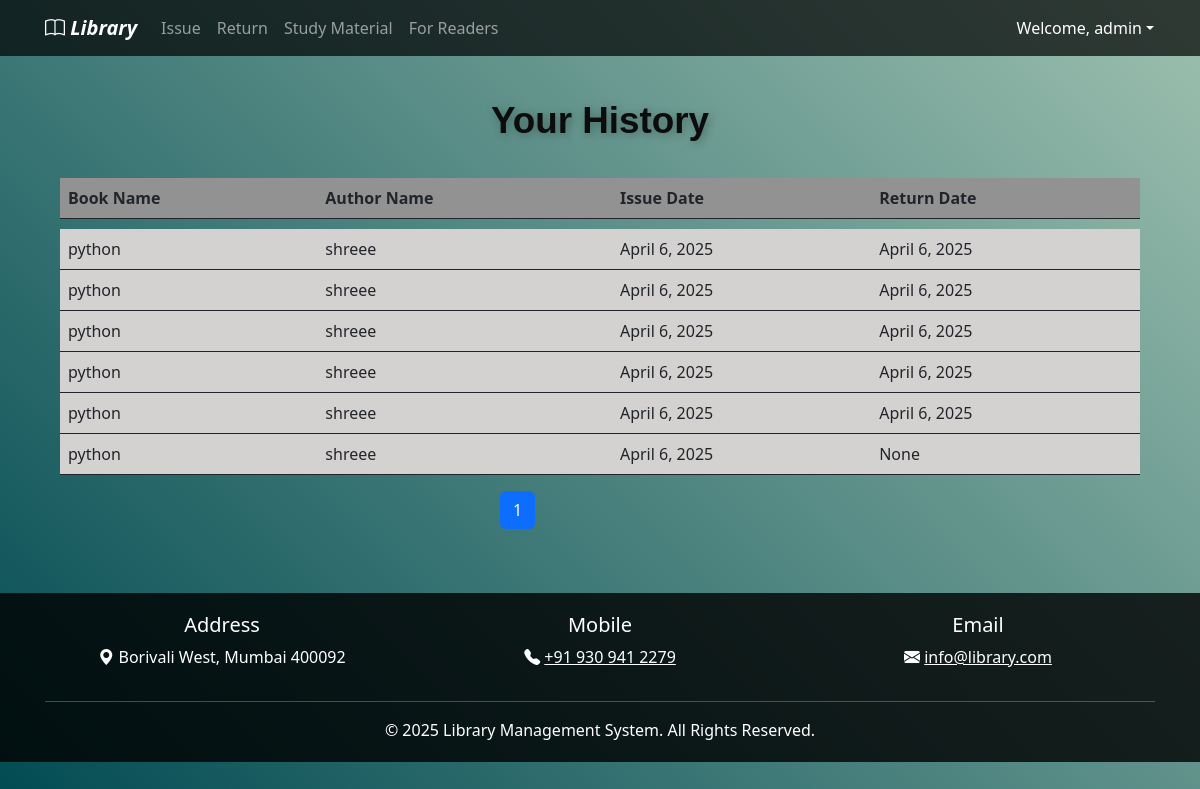
Before: /history (signed in) with the older database file.
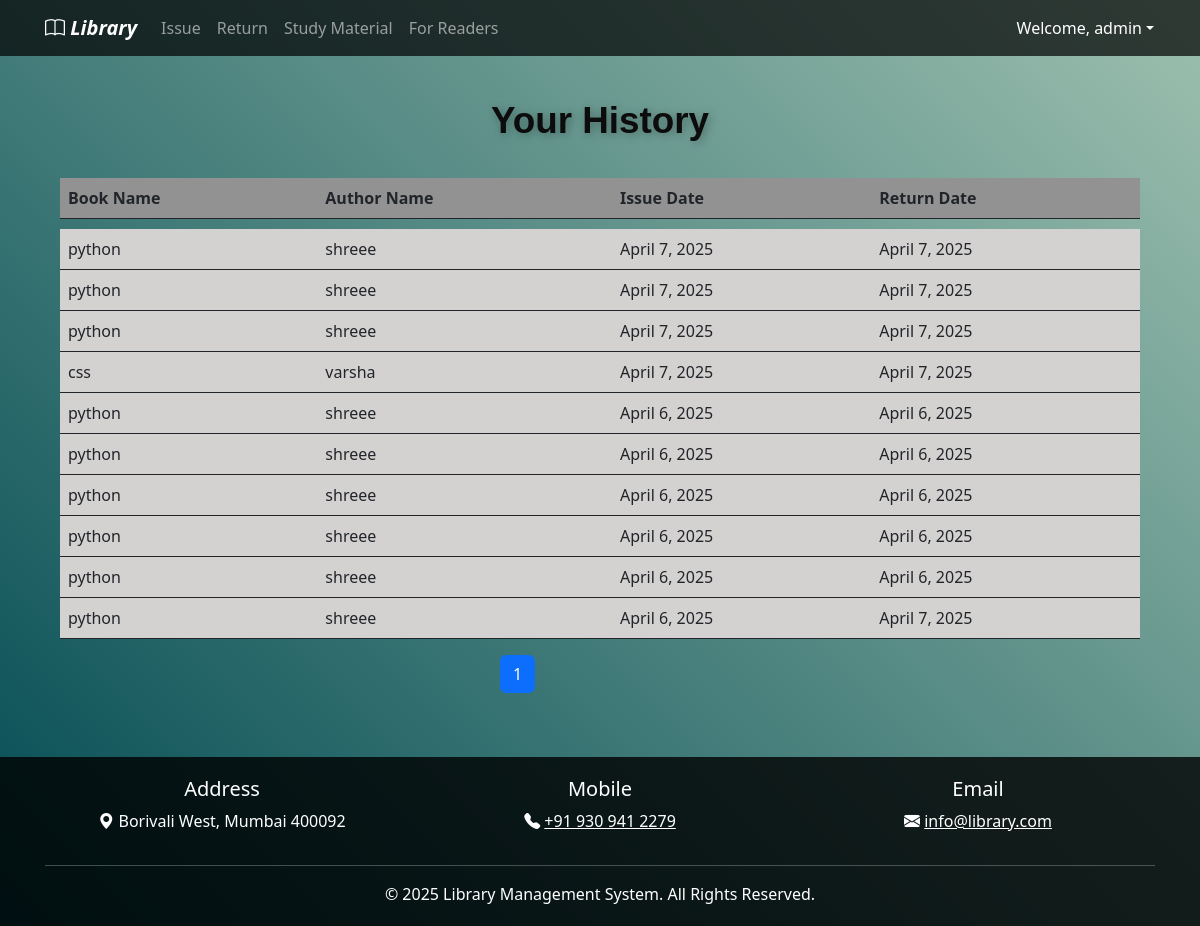
After: the same page with the newer database file.
### elibrary_app/models.py (models this page shows, shortened)
class IssuedItem(models.Model):
    book = models.ForeignKey(Book, on_delete=models.CASCADE)
    user = models.ForeignKey(User, on_delete=models.CASCADE)
    issue_date = models.DateField(default=date.today)
    expected_return_date=models.DateField()
    return_date = models.DateField(blank=True, null=True)
    @property
    def book_name(self):
        return self.book.book_name

class Book(models.Model):
    book_name = models.CharField(max_length=150)
    author_name = models.CharField(max_length=200)
    quantity = models.IntegerField(default=1)
    subject = models.CharField(max_length=2000)
    book_add_time = models.DateTimeField(default=timezone.now)  # Changed to DateTimeField for both date and time
    book_add_date = models.DateField(default=date.today)
    class Meta:
        constraints = [
            models.UniqueConstraint(fields=["book_name", "author_name"], name="unique_book_author")  # Replaced unique_together with UniqueConstraint
        ]

### elibrary_app/views.py (the view)
# urls.py: path("history", views.history, name="history"),  # History page for issued book
@login_required(login_url=reverse_lazy("login"))
def history(request):
    my_items = IssuedItem.objects.filter(user_id=request.user).order_by("-issue_date")
    paginator = Paginator(my_items, 10)
    page_number = request.GET.get("page")
    page_obj = paginator.get_page(page_number)
    return render(request, "history.html", {"books": page_obj})

### elibrary_app/templates/history.html (shortened to what this page needs)
{% extends 'base.html' %}
{% load static %}
{% block content %}
<div class="container mt-4">
    <div class="col-md-12">
        <div class="library-title">
            <span class="word">Your</span>
            <span class="word">History</span>
        </div>
    </div>
</div>
<div class="container">
    <table class="table" style="border: none;">
        <thead class="thead-dark">
            <tr style="background-color: rgb(146, 146, 146);">
                <th scope="col">Book Name</th>
                <th scope="col">Author Name</th>
                <th scope="col">Issue Date</th>
                <th scope="col">Return Date</th>
            </tr>
        </thead>
        <tr style="height: 10px;"></tr>
        <tbody >
            {% for book in books %}
            <tr style="background-color: rgb(212, 209, 209);">
                <td>{{ book.book_name }}</td>
                <td>{{ book.book.author_name }}</td>
                <td>{{ book.issue_date }}</td>
                <td>{{ book.return_date }}</td>
            </tr>
            {% empty %}
            <tr>
                <td colspan="4">No history found.</td>
            </tr>
            {% endfor %}
        </tbody>
    </table>
</div>
<div class="mx-auto" style="width: 200px">
    <nav aria-label="...">
        <ul class="pagination ms-10">
            {% for i in books.paginator.page_range %}
            <li class="page-item {% if books.number == i %}active{% endif %}">
                <a class="page-link" href="?page={{ i }}">{{ i }}</a>
            </li>
            {% endfor %}
        </ul>
    </nav>
</div>
{% endblock %}

Changed rows visible on the page:
added IssuedItem: book_name "python", book.author_name "shreee", issue_date "April 7, 2025", return_date "April 7, 2025"
added IssuedItem: book_name "python", book.author_name "shreee", issue_date "April 7, 2025", return_date "April 7, 2025"
added IssuedItem: book_name "python", book.author_name "shreee", issue_date "April 7, 2025", return_date "April 7, 2025"
added IssuedItem: book_name "css", book.author_name "varsha", issue_date "April 7, 2025", return_date "April 7, 2025"
changed IssuedItem (number 10 of 10 on the later page): return_date "None" → "April 7, 2025"
